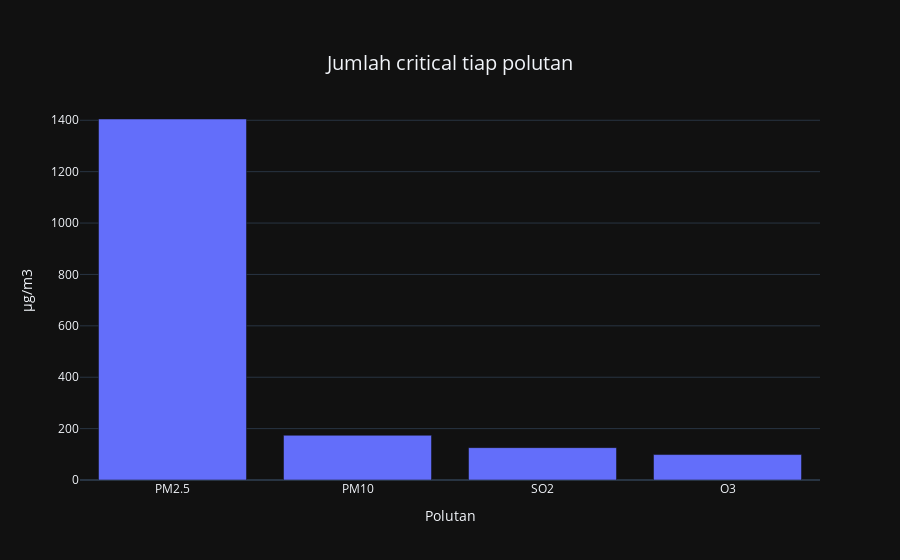

The notebook cell this image was saved under:
### Code cell
critical_counts = dataset['critical'].value_counts().reset_index()
critical_counts.columns = ['Polutan', 'Count']

# Create a bar chart
figs = px.bar(critical_counts, 
             x='Polutan', 
             y='Count', 
             height=400,
             title='Jumlah critical tiap polutan', 
             labels={'Polutan': 'Polutan', 'Count': 'µg/m3'})

# Update layout
figs.update_layout(
    title={
        'y':0.9,
        'x':0.5,
    },
    title_font=dict(size=20)  # You can adjust the size if needed
)

# Show the bar chart
figs.show()

### Figure 1 — Plotly figure (JSON) as saved in the notebook; plotly's stock layout.template omitted (floating-point values rounded to 4 significant figures)
{"data": [{"alignmentgroup": "True", "hovertemplate": "Polutan=%{x}<br>µg/m3=%{y}<extra></extra>", "legendgroup": "", "marker": {"color": "#636efa", "pattern": {"shape": ""}}, "name": "", "offsetgroup": "", "orientation": "v", "showlegend": false, "textposition": "auto", "type": "bar", "x": ["PM2.5", "PM10", "SO2", "O3"], "xaxis": "x", "y": [1405, 174, 126, 99], "yaxis": "y"}], "layout": {"autosize": true, "barmode": "relative", "legend": {"tracegroupgap": 0}, "title": {"font": {"size": 20}, "text": "Jumlah critical tiap polutan", "x": 0.5, "y": 0.9}, "xaxis": {"anchor": "y", "autorange": true, "domain": [0, 1], "range": [-0.5, 3.5], "title": {"text": "Polutan"}, "type": "category"}, "yaxis": {"anchor": "x", "autorange": true, "domain": [0, 1], "range": [0, 1479.0], "title": {"text": "µg/m3"}, "type": "linear"}}}
